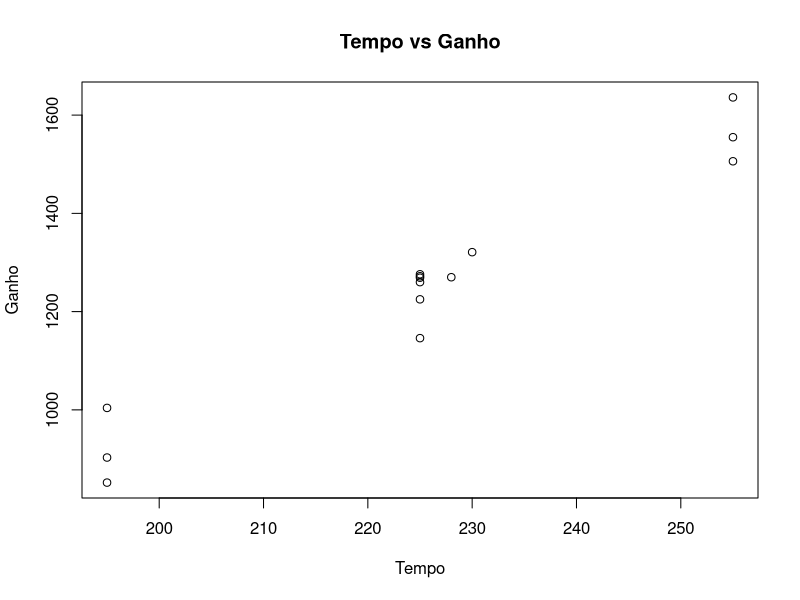
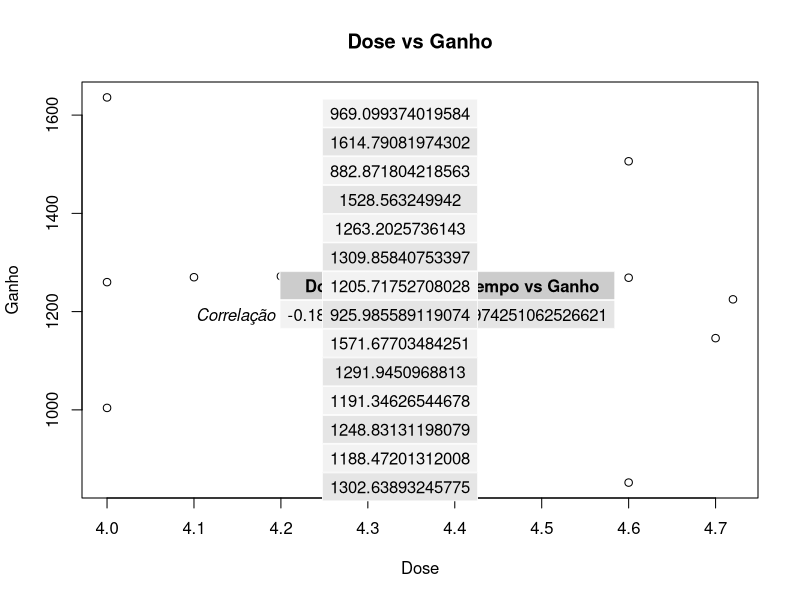

Recreate these plots in R, in order.
## ---- chunk 1
knitr::opts_chunk$set(echo = TRUE)
library(gridExtra)
## ---- chunk 2

amostra <- read.csv("dados.csv")
amostra
## ---- chunk 3
tempo <- amostra$x1.tempo
ganho <- amostra$y.ganho
dose <- amostra$x2.dose
plot(tempo,ganho, main="Tempo vs Ganho", xlab= "Tempo", ylab="Ganho")
plot(dose,ganho, main="Dose vs Ganho", xlab= "Dose", ylab="Ganho")
## ---- chunk 4
correlacao.a <- cor(dose, ganho)

correlacao.b <- cor(tempo, ganho)

## ---- chunk 5
table <- data.frame(row.names=paste("Correlação"))
table[,1] <- correlacao.a
table[,2] <- correlacao.b
colnames(table) <- c("Dose vs Ganho", "Tempo vs Ganho")
grid.table(table)

## ---- chunk 6
cor.test(tempo,ganho)

cor.test(dose,ganho)
## ---- chunk 7
modelo <- lm(ganho ~ tempo + dose)
coefficients(modelo)
## ---- chunk 8
grid.table(fitted(modelo))
## ---- chunk 9
SQerro <- sum((ganho-predict(modelo))^2)
SQerro

SQtotal <- sum((ganho-mean(ganho))^2)
SQtotal

R2 <- 1 - SQerro/SQtotal
R2
## ---- chunk 10
amostra.anova <- aov(amostra$y.ganho ~ amostra$x1.tempo + amostra$x2.dose)
summary(amostra.anova)
